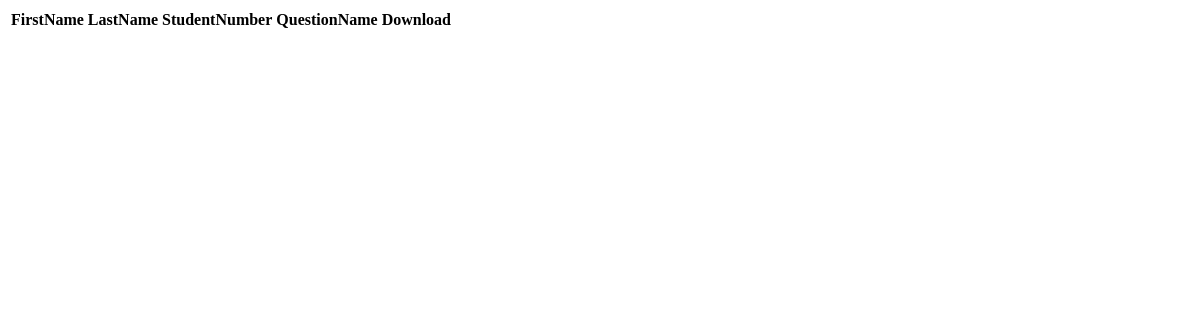
The page /books/ on the database as committed earlier.
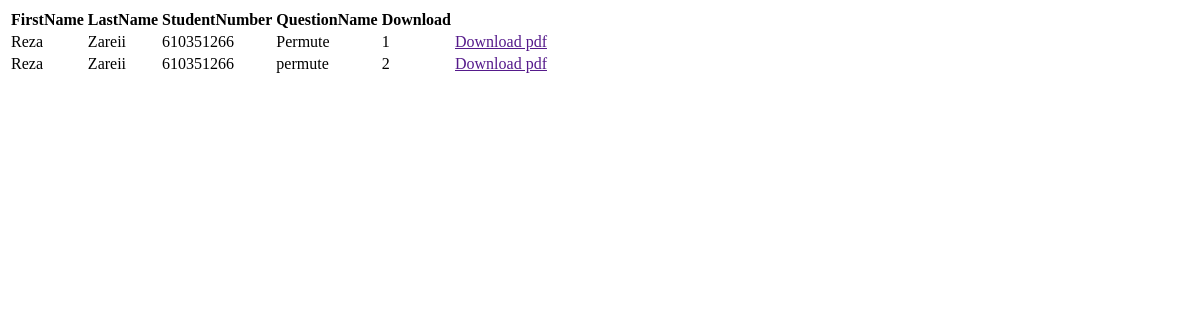
The same page on the database as committed later.
### polls/models.py (models this page shows)
class ANS(models.Model):
    FirstName = models.CharField(max_length=100, null=True)
    LastName = models.CharField(max_length=100, null=True)
    StudentNumber = models.CharField(max_length=100, null=True)
    WhichQuestion = models.ManyToManyField(Question)
    QuestionName = models.CharField(max_length=100)
    Grade = models.IntegerField()
    Sending_time = models.DateField(default=date.today)
    file = models.FileField(upload_to='books/pdfs/')

### polls/views.py (the view)
# urls.py: path('books/', views.book_list, name='book_list'),
def book_list(request):
    books = ANS.objects.all()
    return render(request, 'polls2/book_list.html', {'books':books})

### polls/templates/polls2/book_list.html
{% block content %}
<table class="table">
    <thead>
    <tr>
        <th>FirstName</th>
        <th>LastName</th>
        <th>StudentNumber</th>
        <th>QuestionName</th>
        <th>Download</th>
    </tr>
    </thead>
    <tbody>
    {% for book in books %}
    <tr>
        <td>{{book.FirstName}}</td>
        <td>{{book.LastName}}</td>
        <td>{{book.StudentNumber}}</td>
        <td>{{book.QuestionName}}</td>
        <td>{{book.id}}</td>
        <td>
            <a href="{{book.pdf.url}}" class="btn btn-primary btn-sm">
                Download pdf
            </a>
        </td>
    </tr>
    {% endfor %}
    </tbody>
</table>
{% endblock %}

Rows that differ between the two databases and show on the page:
added ANS: FirstName "Reza", LastName "Zareii", StudentNumber "610351266", QuestionName "Permute", id "1"
added ANS: FirstName "Reza", LastName "Zareii", StudentNumber "610351266", QuestionName "permute", id "2"
